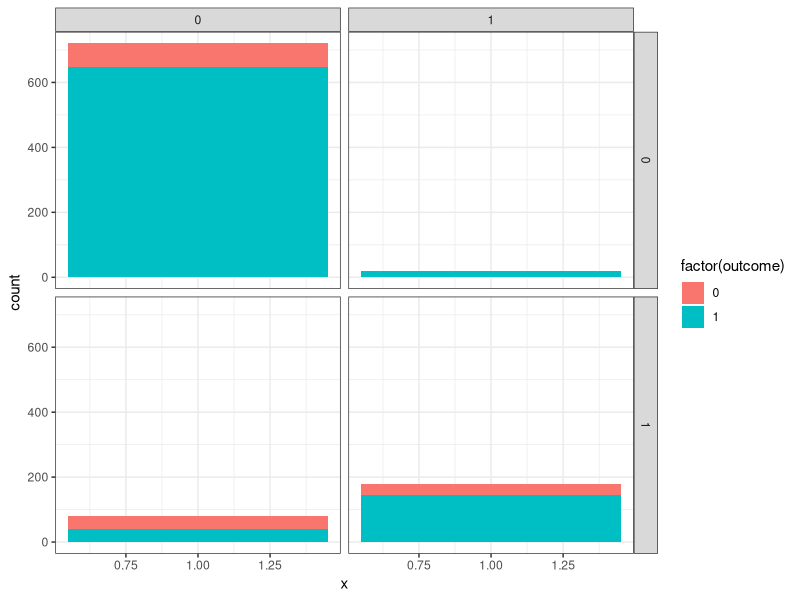
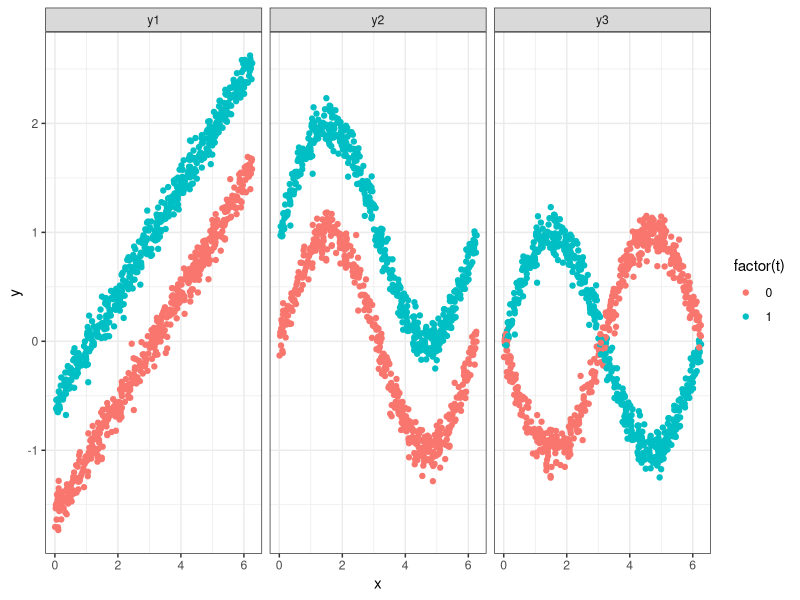

Write the R code that produced these figures, in order.
## ---- chunk 1
#| label: setup
#| echo: false
#| execute: true

suppressMessages({
  library(purrr)
  library(data.table)
  library(ggplot2); theme_set(theme_bw())
  library(knitr)
})
## ---- chunk 2
#| label: simdeliveries

# t=0: home, t=1: hospital
# z=0: low risk, z=1: high risk
# y=1: good outcome
dnames = list(location=c('home', 'hospital'), risk=c('low', 'high'))
pos_tz <- matrix(c(
  c(0.9,  0.5), # y|t=0,z=0,1
  c(0.95, 0.8)  # y|t=1,z=0,1
), nrow=2, byrow=T,
dimnames=dnames)

ps_tz <- matrix(c(
  c(0.72, 0.08), # p(t=0,z=0,1)
  c(0.02, 0.18)  # p(t=1,z=0,1)
), nrow=2, byrow=T, dimnames=dnames)

# p(t,z) under do(t)
ps_do0 <- matrix(c( 
  c(0.8, 0.2), 
  c(0.0, 0.0)  
), nrow=2, byrow=T)

ps_do1 <- matrix(c( 
  c(0.0, 0.0), 
  c(0.8, 0.2) 
), nrow=2, byrow=T)


eys  <- rowSums(pos_tz * ps_tz) / rowSums(ps_tz) # E y|t
dots <- c(sum(pos_tz * ps_do0), sum(pos_tz*ps_do1))

n = 1000

ts  <- vector(mode="logical", length=0)
zs  <- vector(mode="logical", length=0)
py0s <- vector(mode="numeric", length=0)
py1s <- vector(mode="numeric", length=0)
ys  <- vector(mode="logical", length=0)

ntots <- n * ps_tz

for (t in c(0,1)) {
  for (z in c(0,1)) {
    ntz <- n *ps_tz[t+1,z+1]
    ts  <- c(ts, rep(t, ntz))
    zs  <- c(zs, rep(z, ntz))
    py <- pos_tz[t+1,z+1]
    y <- c(rep(0,
               round(ntz * (1-py))), # <- round should not be needed here but found a bug
           rep(1,
               round(ntz*py))) 
    ys <- c(ys, y)
    py0s <- c(py0s, rep(pos_tz[1, z+1], ntz))
    py1s <- c(py1s, rep(pos_tz[2, z+1], ntz))
  }
}
# ys <- ifelse(ts, y1s, y0s)
df <- data.table(
  location=ts,
  risk=zs,
  outcome=ys,
  py0=py0s,
  py1=py1s)

# head(df)

# kable(eys, col.names="tips")
#pander::pander(ftable(eys))

# pander::pander(ftable(pos_tz), emphasize.strong.rows=c(1), emphasize.strong.cols=c(1))

ntots <- n * ps_tz
nys <- ntots * pos_tz

strs <- paste0(nys, " / ", ntots, " = ", 100*pos_tz, "%")
str_mat <- matrix(strs, ncol=2, dimnames=dnames)
# kable(t(str_mat))
# pander::pander(ftable(t(str_mat)), emphasize.strong.rows=c(1), emphasize.strong.cols=c(1))

ntotsm <- rowSums(ntots)
nysm <- rowSums(nys)
strsm <- paste0(nysm, " / ", ntotsm, " = ", 100*eys, "%")

tab_tots <- rbind(ntots, ntotsm)


# tab <- df[, list(good=sum(outcome==1), bad=sum(outcome==0), frac_good=mean(outcome)), by=c("risk", "location")]


## ---- chunk 3
#| label: deliveryplot
#| output: fragment
#| include: false

df[, ni:=1.]

ggplot(df, aes(x=1, fill=factor(outcome))) +
  geom_bar(stat="count", position="stack") + 
  # geom_bar(aes(y=..count../sum(..count..))) + 
  facet_grid(risk~location)
## ---- chunk 4
#| label: fig-dag-nonparametric
#| output: fragment
#| fig-cap: Three datasets with the same DAG

set.seed(12345)
n = 1e3

f1 <- function(t, x, u) t + 0.5 * (x - pi) + u
f2 <- function(t, x, u) t + sin(x) + u
f3 <- function(t, x, u) t * sin(x) - (1-t) * sin(x) + u

df <- data.table(
  x = runif(n, 0, 2*pi),
  t = rbinom(n, 1, 0.5),
  u = rnorm(n, 0, .1)
)

df[, `:=`(
  y1 = f1(t, x, u),
  y2 = f2(t, x, u),
  y3 = f3(t, x, u)
)]

dfm <- melt(df, measure.vars=c('y1', 'y2', 'y3'),
            variable.name="f", value.name="y")

ggplot(dfm, aes(x=x, y=y, col=factor(t))) + 
  geom_point() + 
  facet_grid(~f)
